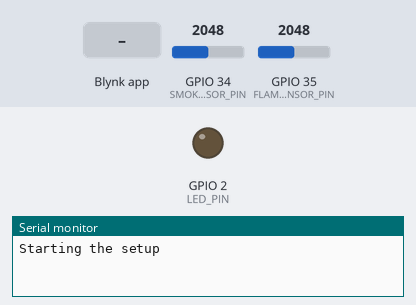
Simulated run of this sketch. Board: ESP32. On the bench: output pins drawn as LEDs (lit = HIGH), the last lines printed to the serial monitor. Inputs (shaded band) come from the test bench; at power-on: GPIO 34 (SMOKE_SENSOR_PIN) = 2048, GPIO 35 (FLAME_SENSOR_PIN) = 2048. WiFi joins after 1.5 s; servers stay silent unless stated.

Above: at 0.1 s.
At 3.0 s:
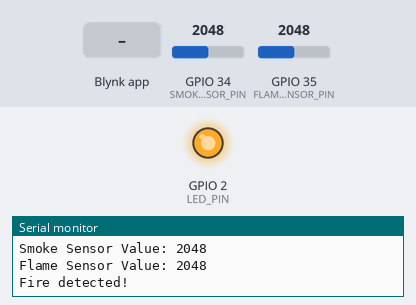
3.1 s: Blynk app writes 1 to V3
5.3 s: Blynk app writes 0 to V3
Timing chart, 0 to 8.3 s (numbered marks = the images above; inputs shaded):
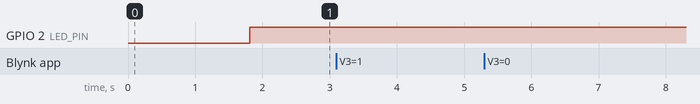

The sketch:

forest_fire-detection.ino
```cpp
#define BLYNK_PRINT Serial

#define BLYNK_TEMPLATE_ID "TMPL3CPxHUy2w"
#define BLYNK_TEMPLATE_NAME "iot skill"
#define BLYNK_AUTH_TOKEN "7ge870OFntFW7vkBTHt2Jy_2snzA-kWC"

#include <WiFi.h>
#include <WiFiClient.h>
#include <BlynkSimpleEsp32.h>

// Smoke and flame sensor pins
#define SMOKE_SENSOR_PIN 34  // Analog pin connected to the smoke sensor (e.g., GPIO 34 on ESP32)
#define FLAME_SENSOR_PIN 35  // Analog pin connected to the flame sensor (e.g., GPIO 35 on ESP32)

// Define LED pin for alarm indication
#define LED_PIN 2  // Digital pin for LED

char auth[] = BLYNK_AUTH_TOKEN;
char ssid[] = " ";  // Type your WiFi name
char pass[] = "  ";  // Type your WiFi password

WiFiClient client;

void setup() {
  Serial.begin(115200);
  Serial.println(F("Starting the setup"));

  Blynk.begin(auth, ssid, pass);

  pinMode(SMOKE_SENSOR_PIN, INPUT);  // Initialize the smoke sensor pin as an input
  pinMode(FLAME_SENSOR_PIN, INPUT);  // Initialize the flame sensor pin as an input
  pinMode(LED_PIN, OUTPUT);  // Initialize the LED pin as an output
  digitalWrite(LED_PIN, LOW);  // Ensure the LED is off initially

  Serial.println(F("Forest fire detection system initialized."));
  WiFi.mode(WIFI_STA);
}

void loop() {
  Blynk.run();

  if (WiFi.status() != WL_CONNECTED) {
    Serial.print("Attempting to connect to SSID: ");
    Serial.println(ssid);
    while (WiFi.status() != WL_CONNECTED) {
      WiFi.begin(ssid, pass);  // Connect to WPA/WPA2 network. Change this line if using open or WEP network
      Serial.print(".");
      delay(5000);
    }
    Serial.println("\nConnected.");
  }

  // Read the smoke and flame sensor values
  int smokeValue = analogRead(SMOKE_SENSOR_PIN);
  int flameValue = analogRead(FLAME_SENSOR_PIN);

  Serial.print("Smoke Sensor Value: ");
  Serial.println(smokeValue);
  Serial.print("Flame Sensor Value: ");
  Serial.println(flameValue);

  // Sending sensor values to Blynk app
  Blynk.virtualWrite(V0, smokeValue);  // Send smoke sensor value to Blynk virtual pin V0
  Blynk.virtualWrite(V1, flameValue);  // Send flame sensor value to Blynk virtual pin V1

  // Check for smoke or flame detection
  if (smokeValue > 300 || flameValue > 300) {  // Threshold values for detection (adjust as needed)
    Serial.println(F("Fire detected!"));
    digitalWrite(LED_PIN, HIGH);  // Turn on the LED
    Blynk.virtualWrite(V2, "Fire Detected!");  // Send alert to Blynk virtual pin V2
  } else {
    digitalWrite(LED_PIN, LOW);  // Turn off the LED
    Blynk.virtualWrite(V2, "No Fire");  // Send status to Blynk virtual pin V2
  }

  delay(1000);  // Wait for 1 second before the next loop
}

BLYNK_WRITE(V3) {  // Button Widget on Virtual Pin V3 to manually control the LED (alarm)
  int buttonState = param.asInt();

  Serial.print(F("Button state: "));
  Serial.println(buttonState);

  if (buttonState == 1) {  // If button is pressed
    Serial.println(F("Manually turning on LED"));
    digitalWrite(LED_PIN, HIGH);  // Turn on the LED
  } else {
    Serial.println(F("Manually turning off LED"));
    digitalWrite(LED_PIN, LOW);  // Turn off the LED
  }
}
```
